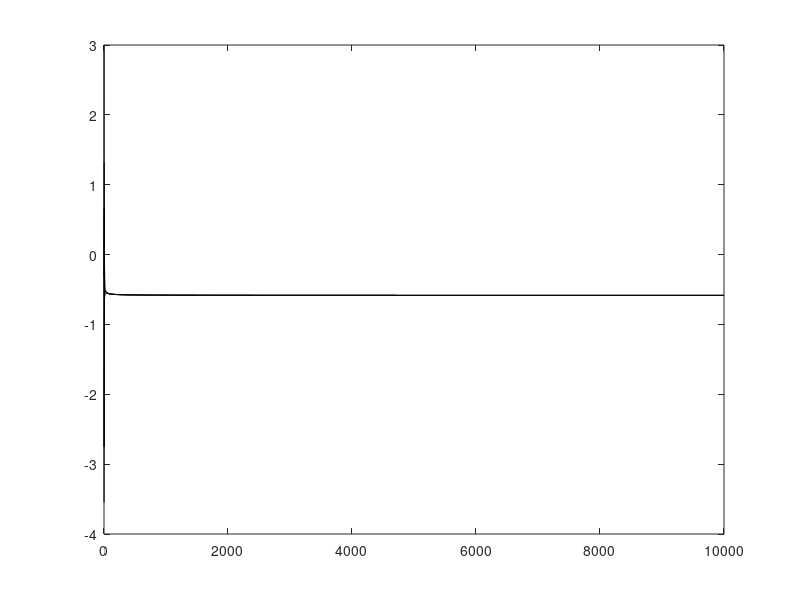
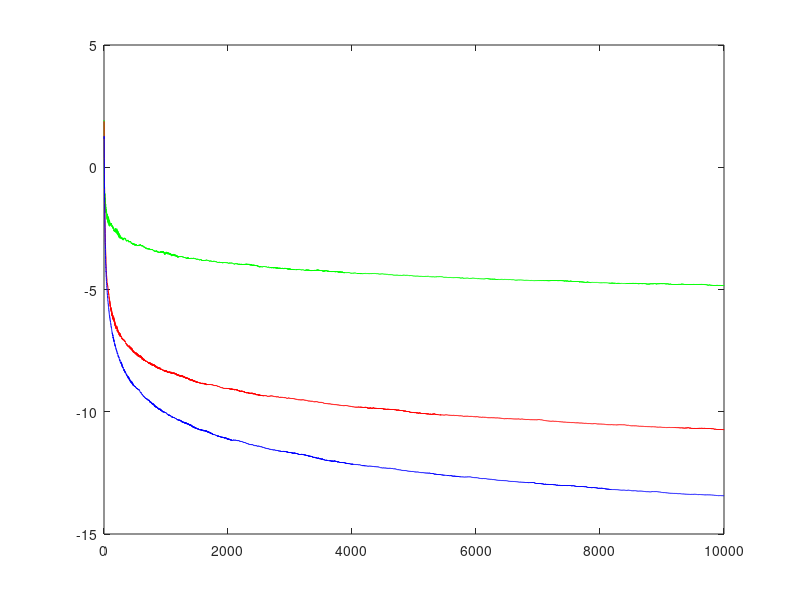

Recreate these plots in MATLAB, in order.
clc;
clear;
close all;
flag=1;
if(flag)
    format long;
else
    format short;
end

%%%%%%%%%%%%%%%%%
load ('middle_gama','x','err');
[N0,N]=size(x);
for i=1:N0
    plot(x(i,1:N),'k');
    hold on;
end
figure
load ('small_gama','x','err');
plot(log(err),'g');
hold on;
load ('middle_gama','x','err');
plot(log(err),'r');
hold on;
load ('big_gama','x','err');
plot(log(err),'b');
